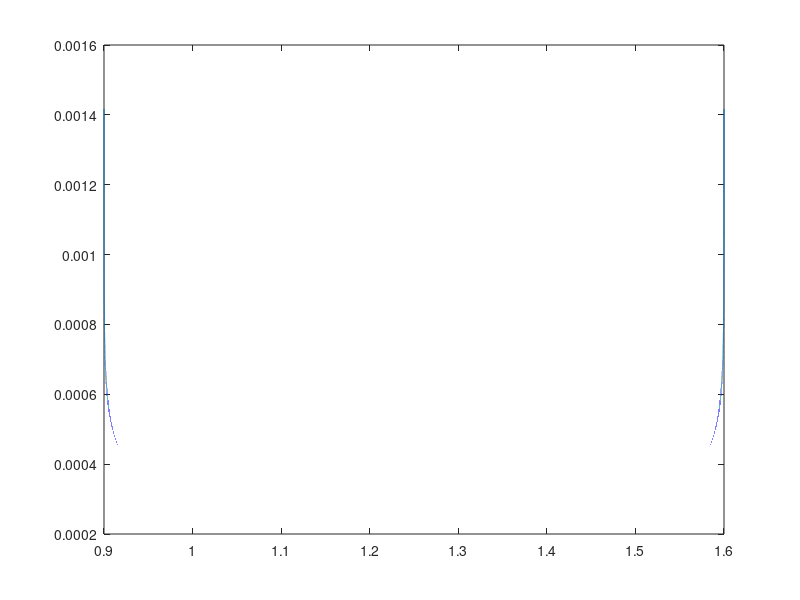
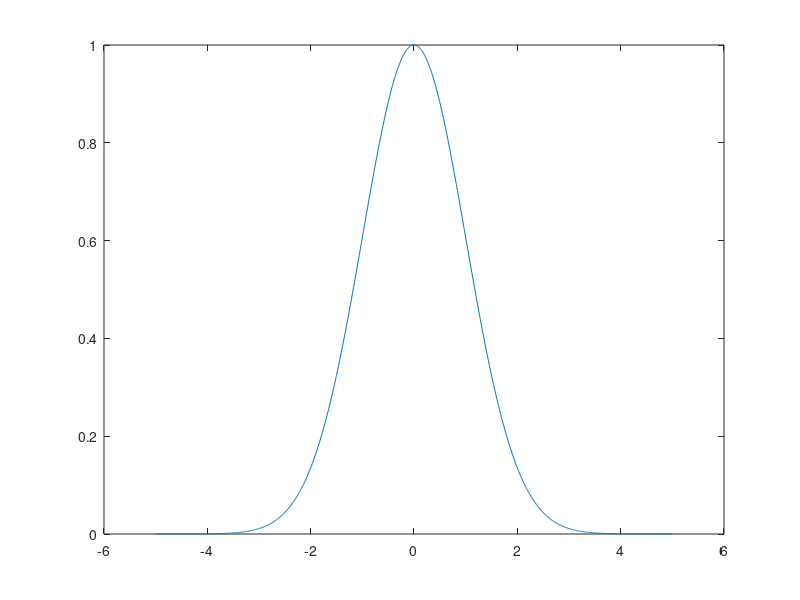
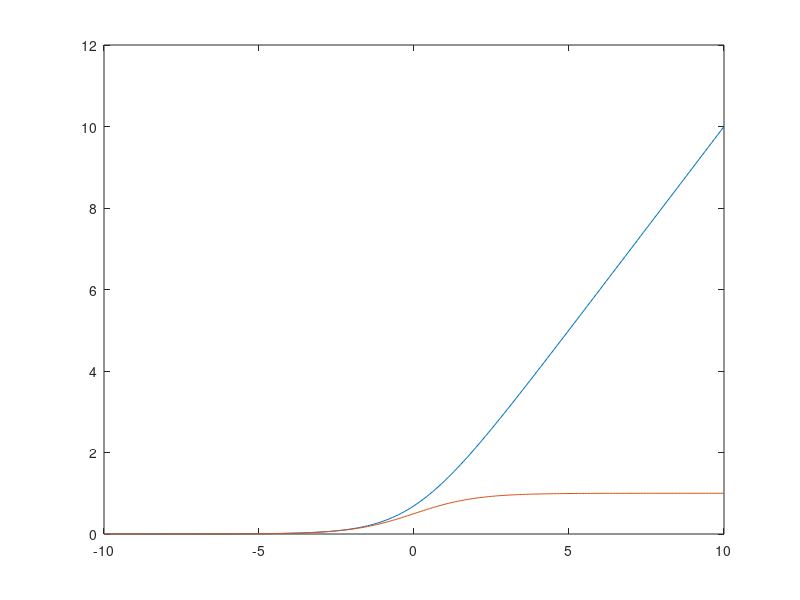

MATLAB code for these plots, in order:
%% log
u = 0.9:0.000001:1.6; 
u = u';
l1 = log(u(:,1)-0.9) + log((-u(:,1)+1.6));
l = 1/-10000*l1;
plot(u(:,1), l)

%% rbf
figure
d = -5:0.01:5;
width = 1;
r = exp(-0.5*width*(d.^2));
plot(d,r)

%% soft relu
figure
x = -10:0.1:10;
y = log(1+exp(x));
plot(x,y)
hold on
der = 1./(1+exp(-x));
plot(x,der)